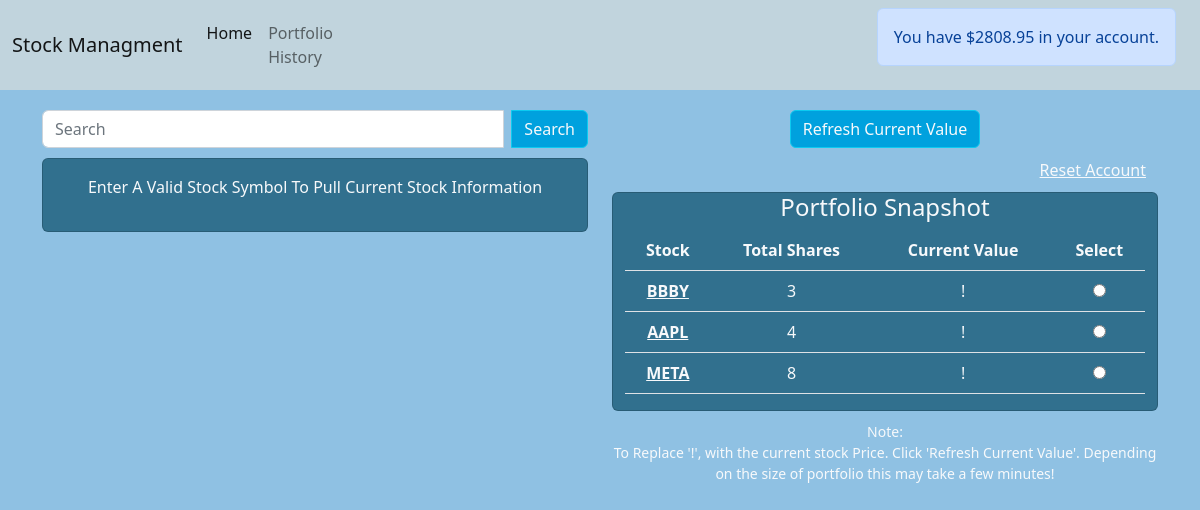
The app's page /, older data.
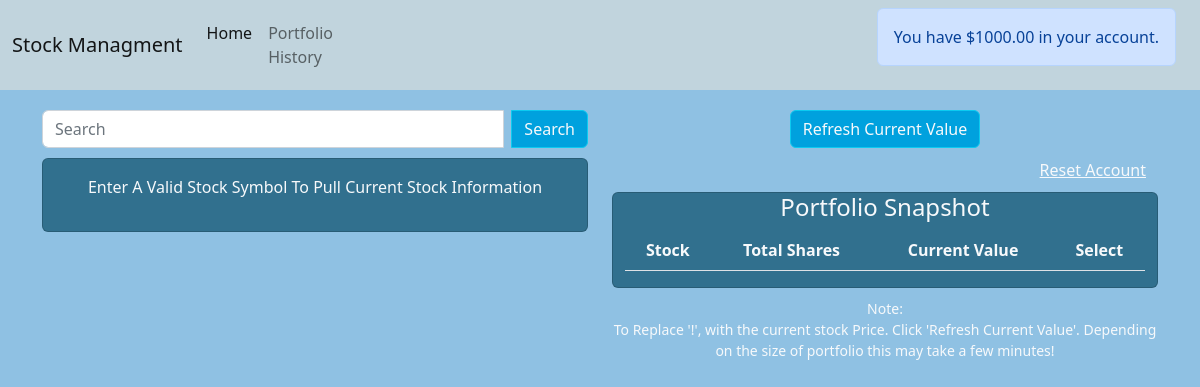
The same page, newer data.
### base/models.py (models this page shows, shortened)
class User(models.Model):
    firstName = models.CharField(max_length=20 )
    lastName = models.CharField(max_length=20 )
    amount = models.DecimalField(max_digits = 7 , decimal_places = 2, default=0)

### base/views.py (the view, shortened to what this page needs)
# urls.py: path('',views.home,name='home'),
def home(request):
    stock_info = {}
    all_stocks = get_all_tot_qty()
    amt = get_user_amt()
    if request.method == 'POST' and 'snapshot_btn' in request.POST:
        all_stocks = get_all_tot_qty(True)
        context = { 'stock_info' : stock_info ,'all_stocks' : all_stocks,'disp_current_price' : 'true', 'user_amt': amt}
        return render (request,'base/home.html',context)
    context = { 'all_stocks' : all_stocks, 'user_amt': amt}
    return render (request,'base/home.html',context)

### base/lib/api.py (called while the page is built)
def get_all_tot_qty(get_current_price = False):
    stock_data_list = []
    symbol_list = Stocks.objects.all().values_list('symbol', flat=True).distinct()
    count = 0
    for sym in symbol_list:
        count += 1
        stock_data = {}
        if get_current_price:
            lookup = getstock(sym)
            stock_data['current_price'] = lookup['currentPrice']
        else:
            stock_data['current_price'] = '!'
        total_Quant = get_stk_qty(sym)
        stock_data['symbol'] = sym
        stock_data['tot_quant'] = total_Quant
        stock_data['id'] = count
        stock_data_list.append(stock_data)
    return stock_data_list

def get_stk_qty(symbol):
    total_Quant = 0
    stock_shares = Stocks.objects.filter(symbol= symbol).values()
    for data in stock_shares:
            stock_action = data['action']
            if stock_action == 'Buy':
                total_Quant = total_Quant + data['quantity']
            else:
                total_Quant = total_Quant - data['quantity']
    return total_Quant

def get_user_amt():
    amt = 0
    userdata = User.objects.filter(firstName='Stock').values()
    for data in userdata:
        if(data['amount']):
            amt = data['amount']
    return amt

### base/templates/base/home.html
{% extends 'main.html' %} {% block content %}
<div class="container text-center">
    <div class="row">
      <div class="col">
        {% include 'base/stocksearch_component.html' %}
      </div>
      <div class="col">
        {% include 'base/snapshot_component.html' %}
    </div>
    </div>
  </div>
{% endblock content %}

### templates/main.html (shortened to what this page needs)
<!doctype html>
{% load static %}
<html lang="en">
<head>
    <link href="https://cdn.jsdelivr.net/npm/bootstrap@5.2.1/dist/css/bootstrap.min.css" rel="stylesheet"
>
    <link href="{% static 'css/main.css' %}" rel="stylesheet" type="text/css">
</head>
<body>
    {% include 'navbar.html' %}
        {% block content %}
        {% endblock %}
</body>
</html>

### templates/navbar.html (shortened to what this page needs)
<nav class="navbar navbar-expand-lg nav ">
    <div class="container-fluid   ">
      <a class="navbar-brand" href="#">Stock Managment</a>
      <div class="collapse navbar-collapse" id="navbarSupportedContent">
        <ul class="navbar-nav me-auto mb-2 mb-lg-0">
          <li class="nav-item">
            <a class="nav-link active" aria-current="page" href="{%  url 'home' %}">Home</a>
          </li>
          <li class="nav-item">
            <a class="nav-link" href="{%  url 'history' %}">Portfolio History</a>
          </li>
        </ul>
      </div>
      <div class="container ">
            <div class="col-12 d-flex justify-content-end">
                <div class="alert alert-primary">You have ${{user_amt}} in your account.</div>
            </div>
    </div>
  </nav>

### base/templates/base/stocksearch_component.html (shortened to what this page needs)
<div class="stockSearch">
  <form class="d-flex" role="search" action="{% url 'home' %}" method="POST">
    <div class="input-group">
        <input class="form-control me-2" name="symbol_search" type="search" placeholder="Search" aria-label="Search" />
        <button class="btn btn-info search_btn" type="submit" name="search_btn">Search</button>
      </div>
  </form>
</div>
{% if stock_info %}
<div class="card">
  <form action="{% url 'success' %}" method="POST" class="card-body searchForm">
    {% csrf_token %}
    <div class="stockData">
      <img src={{stock_info.logo_url}} alt={{stock_info.longName}}>
    </div>
    <div class="container text-center">
      <div class="row stockData">
        <div class="col ">
          <h5>Symbol:</h5>
        </div>
        <div class="col"><input class="form-control me-2" id="symbol" type="text" name="symbol"
            value="{{ stock_info.symbol }}" readonly></div>
      </div>
      <div class="row stockData">
        <div class="col">
          <h5>Previous Close:</h5>
        </div>
        <div class="col"><input class="form-control me-2" id="prev_close" type="number" name="prev_close"
            value="{{ stock_info.previousClose }}" readonly></div>
      </div>
      <div class="row stockData">
        <div class="col">
          <h5>Open:</h5>
        </div>
        <div class="col"><input class="form-control me-2" id="open" type="number" name="open"
            value="{{ stock_info.open }}" readonly>
        </div>
      </div>
      <div class="row stockData">
        <div class="col">
          <h5>Day High:</h5>
        </div>
        <div class="col"><input class="form-control me-2" id="day_high" type="number" name="day_high"
            value="{{ stock_info.dayHigh }}" readonly></div>
      </div>
      <div class="row stockData">
        <div class="col">
          <h5>Day Low:</h5>
        </div>
        <div class="col"> <input class="form-control me-2" id="day_low" type="number" name="day_low"
            value="{{ stock_info.dayLow }}" readonly></div>
      </div>
      <div class="row stockData">
        <div class="col">
          <h5>10 Day Average Volume:</h5>
        </div>
        <div class="col"> <input class="form-control me-2" id="10_avg" type="text" name="10_avg"
            value="{{ stock_info.averageVolume10days }}" readonly></div>
      </div>
      <div class="row stockData">
        <div class="col">
          <h5>Current Price:</h5>
        </div>
        <div class="col"><input class="form-control me-2" id="current_price" type="number" name="current_price"
            value="{{ stock_info.currentPrice }}" readonly></div>
      </div>
      <div class="row stockData">
        <div class="col">
          <h5>Quantity:</h5>
        </div>
        <div class="col"><input class="form-control me-2" id="quantity" type="number" name="quantity" value=0 min="1" max="10000"></div>
      </div>
      <div class="row stockData"></div>
      <div class="col">
        <button type="submit" class="btn btn-info buy_button" name="buy_btn">Buy</button>
      </div>
    </div>
    <div>
    </div>
  </form>
</div>
{% else %}
<div class="card">
  <div class="card-body">
    <p> Enter A Valid Stock Symbol To Pull Current Stock Information</p>
  </div>
</div>
{% endif %}

### base/templates/base/snapshot_component.html (shortened to what this page needs)
{% load static %}
<form method="POST" name="current_price" action="{% url 'home' %}">
  <div>
    <button class="btn btn-info  snapshot_btn " name="snapshot_btn">Refresh Current Value </button>
  </div>
  <div class="container-fluid ">
    <div class="row">
      <div class="col-12 d-flex justify-content-end">
        <div><a class="reset_link" href="{% url 'reset_account' %}" >Reset Account</a></div>
      </div>
    </div>
  </div>
</form>
<div class="container card snapshot_form">
  <div class="row">
    <h4>Portfolio Snapshot</h4>
  </div>
  <form name="snapshot">
    <table class="table card-body ">
      <thead>
        <tr>
          <th scope="col">Stock</th>
          <th scope="col">Total Shares</th>
          <th scope="col">Current Value</th>
          <th scope="col">Select</th>
        </tr>
      </thead>
      <tbody>
        {% for stock in all_stocks %}
        <tr>
          <th scope="row" id="sym{{ stock.id }}"><a href="{%  url 'shareinfo' stock.symbol %}">{{stock.symbol}}</a>
          </th>
          <td id="qty_{{ stock.id }}">{{stock.tot_quant}}</td>
          <td id="crnt_{{ stock.id }}">{{stock.current_price}}</td>
          <td><input type="radio" id={{ stock.id }} name="stock_choice"></td>
        </tr>
        {% endfor %}
      </tbody>
    </table>
  </form>
</div>
<div class="row">
  <small>Note:</small>
</div>
<div class="row">
  <small>To Replace '!', with the current stock Price. Click 'Refresh Current Value'. Depending on the size of portfolio
    this may take a few minutes!</small>
</div>

### base/static/css/main.css (style rules this page uses)
body { background-color: #8Fc1E3; }
.nav { background-color:#c1d4dd; }
.navbar { margin-bottom:10px; }
.search_btn { background-color: #00a1de; color: #f7f9FB; }
a { color: #f7f9FB; }
.reset_link { color: #f7f9FB; }
.card { background-color:#31708e; color: #f7f9FB; margin-bottom: 10px; }
.stockSearch { margin: 10px 0 10px 0; }
.snapshot_btn { background-color: #00a1de; color: #f7f9FB; margin: 10px 0 10px 0; }
.snapshot_form { margin-top: 10px; }
small { color: #f7f9FB; }

Row changes from the older to the newer data that the page shows:
changed User: amount "2808.95" → "1000.00"
Text that changed along with them:
list line gone: "BBBY 3 ! ☐"
list line gone: "AAPL 4 ! ☐"
list line gone: "META 8 ! ☐"
